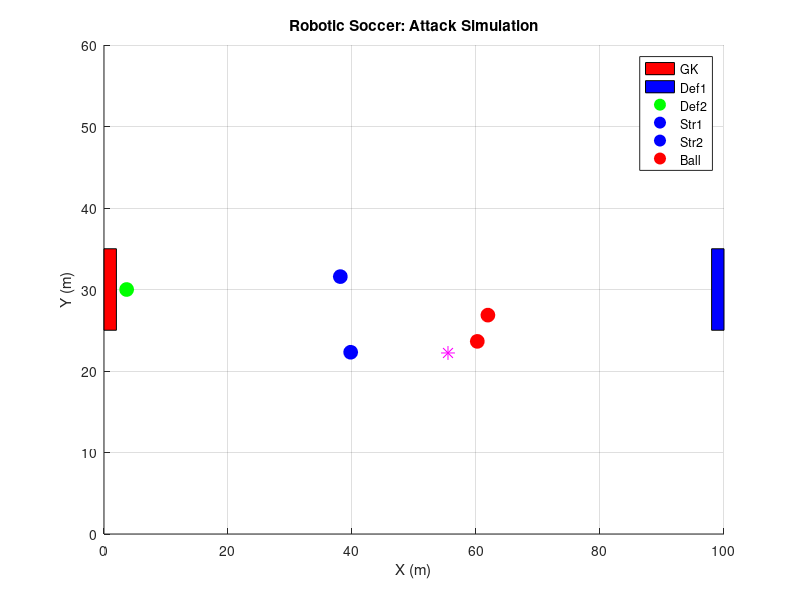

This chart was generated by the following MATLAB code:
% Attack Simulation with Ball Physics (Purple Ball, Moving)
clear; clc; close all;

% Same field, robot, and ball properties as Base
fieldLength = 100; fieldWidth = 60; goalWidth = 10;
robotRadius = 1; ballRadius = 0.5; robotSpeed = 2;
ballVel = [randn()*2, randn()*2]; friction = 0.98; kickSpeed = 10;
gkPos = [5, fieldWidth/2]; def1Pos = [20, 20]; def2Pos = [20, 40]; str1Pos = [80, 25]; str2Pos = [80, 35]; ballPos = [50, 30];
numSteps = 100; dt = 0.1;

figure; axis([0 fieldLength 0 fieldWidth]); hold on; title('Robotic Soccer: Attack Simulation'); xlabel('X (m)'); ylabel('Y (m)'); grid on;
rectangle('Position', [0, fieldWidth/2 - goalWidth/2, 2, goalWidth], 'FaceColor', 'red');
rectangle('Position', [fieldLength-2, fieldWidth/2 - goalWidth/2, 2, goalWidth], 'FaceColor', 'blue');
gkPlot = plot(gkPos(1), gkPos(2), 'go', 'MarkerSize', 10, 'MarkerFaceColor', 'green');
def1Plot = plot(def1Pos(1), def1Pos(2), 'bo', 'MarkerSize', 10, 'MarkerFaceColor', 'blue');
def2Plot = plot(def2Pos(1), def2Pos(2), 'bo', 'MarkerSize', 10, 'MarkerFaceColor', 'blue');
str1Plot = plot(str1Pos(1), str1Pos(2), 'ro', 'MarkerSize', 10, 'MarkerFaceColor', 'red');
str2Plot = plot(str2Pos(1), str2Pos(2), 'ro', 'MarkerSize', 10, 'MarkerFaceColor', 'red');
ballPlot = plot(ballPos(1), ballPos(2), 'm*', 'MarkerSize', 10, 'MarkerFaceColor', 'm');
legend('GK', 'Def1', 'Def2', 'Str1', 'Str2', 'Ball');

for t = 1:numSteps
    ballVel = ballVel * friction;
    ballPos = ballPos + ballVel * dt;
    ballPos = max([0,0], min([fieldLength, fieldWidth], ballPos));
    
    fprintf('Step %d: Ball at (%.2f, %.2f), Vel (%.2f, %.2f)\n', t, ballPos(1), ballPos(2), ballVel(1), ballVel(2));
    
    robotPositions = [gkPos; def1Pos; def2Pos; str1Pos; str2Pos];
    dists = vecnorm(robotPositions - ballPos, 2, 2);
    [minDist, idx] = min(dists);
    if minDist < 2
        if idx == 1
            target = [50, fieldWidth/2];
        elseif idx <= 3
            target = [0, fieldWidth/2];
        else
            target = [fieldLength, fieldWidth/2];
        end
        dir = (target - ballPos) / norm(target - ballPos);
        ballVel = kickSpeed * dir;
    end
    
    % GK stays near goal
    gkPos(1) = max(0, min(10, gkPos(1) + randn()*0.2));
    
    % Defenders intercept
    for i = 1:2
        if i == 1
            pos = def1Pos;
        else
            pos = def2Pos;
        end
        dir = (ballPos - pos) / norm(ballPos - pos);
        pos = pos + robotSpeed * dt * dir;
        if i == 1
            def1Pos = pos;
        else
            def2Pos = pos;
        end
    end
    
    % Strikers towards goal
    goalPos = [fieldLength, fieldWidth/2];
    for i = 1:2
        if i == 1
            pos = str1Pos;
        else
            pos = str2Pos;
        end
        distToBall = norm(ballPos - pos);
        if distToBall < 5
            dir = (goalPos - pos) / norm(goalPos - pos);
            pos = pos + robotSpeed * dt * dir;
        else
            dir = (ballPos - pos) / distToBall;
            pos = pos + robotSpeed * dt * dir;
        end
        if i == 1
            str1Pos = pos;
        else
            str2Pos = pos;
        end
    end
    
    set(gkPlot, 'XData', gkPos(1), 'YData', gkPos(2));
    set(def1Plot, 'XData', def1Pos(1), 'YData', def1Pos(2));
    set(def2Plot, 'XData', def2Pos(1), 'YData', def2Pos(2));
    set(str1Plot, 'XData', str1Pos(1), 'YData', str1Pos(2));
    set(str2Plot, 'XData', str2Pos(1), 'YData', str2Pos(2));
    set(ballPlot, 'XData', ballPos(1), 'YData', ballPos(2));
    
    pause(0.05);
end